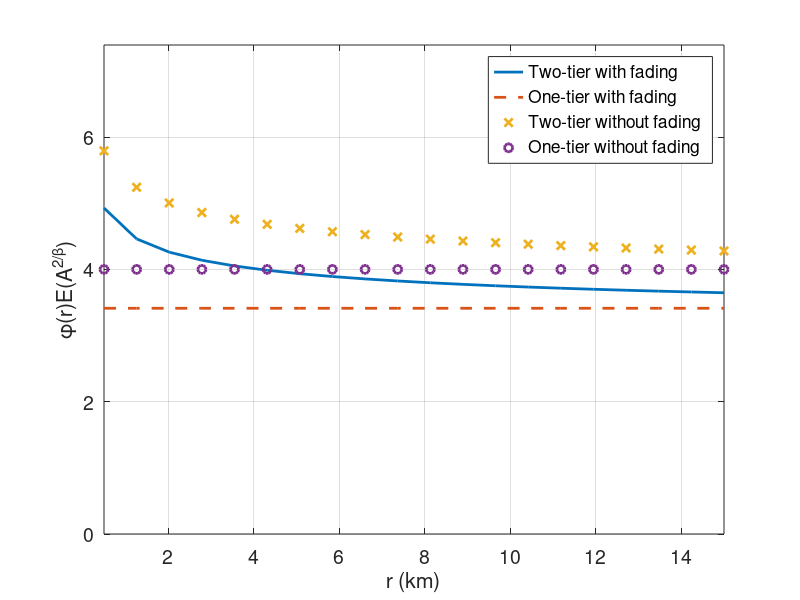

MATLAB code to generate this figure:
% Propagation process equivalence in networks
% Finds the equivalent networks (see [1]) and compares
% for a two-tier system Vs one-tier system cellular network
% Calculates A and beta values for COST231-Hata model
% Heights in metres, distances in kilometres
% Author: H.P. Keeler, Inria Paris/ENS, 2013
%

% [1] B. Błaszczyszyn and H. Keeler
% 'Equivalence and comparison of heterogeneous cellular networks',
% accepted at WDN-CN2013, 2013,
% http://arxiv.org/abs/1306.0772
%


%Propagation loss check for two-tier system Vs one-tier system
%Calculates A and beta values for COST231-Hata model
%heights in metres, distances in kilometres

clear all; clc;
close all;
lambda1=1.8; lambda2=2.2;%base station density for two-tier system

diskRadius=15;

sigmaDb1=5;  %fading log-normal std parameter franges from 6 to 12


%path-loss function parameters - calculate using COST231-Hata model
%inputs
hata_hb1=20;    hata_hb2=100; %antenna heights (m)
%hata_hb3=(hata_hb1+hata_hb2)/2;       %regular average of antenna heights (m)
hata_hb3=(hata_hb1*lambda1+hata_hb2*lambda2)/(lambda1+lambda2);      %spatial average of antenna heights (m)

hata_fc1=1800;  hata_fc2=hata_fc1; hata_fc3=hata_fc1;   %carrier frequency (MHz)
hata_hm1=1;    hata_hm2=hata_hm1;  %user height
hata_hm3=hata_hm1;
largecity=1;
%model parameter calculations
if (largecity==1)
    hata_ahm1=3.2*(log10(11.75*hata_hm1))^2-4.97;
    hata_ahm2=3.2*(log10(11.75*hata_hm2))^2-4.97;
    hata_ahm3=3.2*(log10(11.75*hata_hm3))^2-4.97;
    hata_C1=3;      hata_C2=hata_C1;          %3 for metropolitan areas
    hata_C3=hata_C1;
else
    hata_ahm1=(1.1*log10(hata_fc1)-0.7)*hata_hm1-(1.56*log10(hata_fc1) -0.8);
    hata_ahm2=(1.1*log10(hata_fc2)-0.7)*hata_hm2-(1.56*log10(hata_fc2) -0.8);
    hata_ahm3=(1.1*log10(hata_fc3)-0.7)*hata_hm3-(1.56*log10(hata_fc3) -0.8);
    hata_C1=0;      hata_C2=hata_C1; hata_C3=hata_C1;         %3 for metropolitan areas
    
end

hata_A1=46.3+33.9*log10(hata_fc1)-13.82*log10(hata_hb1)-hata_ahm1;
hata_A2=46.3+33.9*log10(hata_fc2)-13.82*log10(hata_hb2)-hata_ahm2;
hata_B1=44.9-6.55*log10(hata_hb1);
hata_B2=44.9-6.55*log10(hata_hb2);

hata_A3=46.3+33.9*log10(hata_fc3)-13.82*log10(hata_hb3)-hata_ahm3;
hata_B3=44.9-6.55*log10(hata_hb3);

betaConst1=hata_B1/10
A1=10^((hata_A1+hata_C1)/10)
betaConst2=hata_B2/10
A2=10^((hata_A2+hata_C2)/10)
betaConst3=hata_B3/10
A3=10^((hata_A3+hata_C3)/10)

betaPrime=betaConst3;
%betaConst1=3.1; betaConst2=3.8; %path-loss exponent
%A1=1;A2=3;A3=2;

%switch for random fading
fadingSwitch=1; %0 for constant fading; 1 for random fading
%choose distribution type %1 to 3 (0= no shadowing)
distType=1;
ES1=1; ES2=1;
switch(distType)
    case 0 %no shadowing -dist 0
        ESTwoBeta1=1;
        ESTwoBeta2=1;
    case 1  %log normal parameters - dist 1
        %v1=1/10;                
        %sigma1=sqrt(log(v1/ES1^2+1));        
        sigma1=sigmaDb1/10*log(10);        
        v1=ES1^2*(exp(sigma1^2)-1);        
        mu1=log(ES1^2/sqrt(v1+ES1^2));        
        sigmaDb1=sigma1*10/log(10);
        v2=v1; mu2=mu1;sigma2=sigma1;        
        
        ESTwoBeta1=exp(2*(sigma1^2+betaConst1*mu1)/betaConst1^2); %log-normal
        ESTwoBeta2=exp(2*(sigma2^2+betaConst2*mu2)/betaConst2^2); %log-normal
    case 2 %weibull paramter - dist 2
        kW1=1;        kW2=1; %kw=1 corresponds to exponential
        lambdaW1=ES1/gamma(1/kW1+1); lambdaW2=ES2/gamma(1/kW2+1);
        ESTwoBeta1=lambdaW1^(2/betaConst1)*gamma((2/betaConst1)/kW1+1); %Weibull
        ESTwoBeta2=lambdaW2^(2/betaConst1)*gamma((2/betaConst2)/kW2+1); %Weibull
    case 3 %Nakagami paramters - dist 3
        omega1=3; omega2=3;
        mN1=5; mN2=5;
        ESTwoBeta1=gamma((1/betaConst1)+mN1)/gamma(mN1)*(omega1/mN1)^(1/betaConst1); %Nakagami
        ESTwoBeta2=gamma((1/betaConst2)+mN2)/gamma(mN2)*(omega2/mN2)^(1/betaConst2); %Nakagami
end

%model constant - incorporates model parameters
a1=lambda1*pi*ESTwoBeta1/A1^(2/betaConst1);
a2=lambda2*pi*ESTwoBeta2/A2^(2/betaConst2);

a1NoFade=a1/ESTwoBeta1;
a2NoFade=a2/ESTwoBeta2;

%calculate phi
%single tier - distinct betas and A
rmin=.5; rmax=15;
rValues=linspace(rmin,rmax,20);
phi2tier=(a1*rValues.^(2*betaPrime/betaConst1-2)*(betaPrime/betaConst1) ...
    +a2*rValues.^(2*betaPrime/betaConst2-2)*(betaPrime/betaConst2))/pi;
phi2tier_rescaled=phi2tier*A3^(2/betaConst3);

phi2tierNoFade=(a1NoFade*rValues.^(2*betaPrime/betaConst1-2)*(betaPrime/betaConst1) ...
    +a2NoFade*rValues.^(2*betaPrime/betaConst2-2)*(betaPrime/betaConst2))/pi;
phi2tier_rescaledNoFade=phi2tierNoFade*A3^(2/betaConst3);


%single tier - equal beta and A
A1=A3; A2=A3;
betaConst1=betaConst3;
betaConst2=betaConst3;
%betaPrime=(betaConst1+betaConst2)/2; %average of two %other besta Values
a1=lambda1*pi*ESTwoBeta1/A1^(2/betaConst1);
a2=lambda2*pi*ESTwoBeta2/A2^(2/betaConst2);
a1NoFade=a1/ESTwoBeta1;
a2NoFade=a2/ESTwoBeta2;

phi1tier=(a1*rValues.^(2*betaPrime/betaConst1-2)*(betaPrime/betaConst1) ...
    +a2*rValues.^(2*betaPrime/betaConst2-2)*(betaPrime/betaConst2))/pi;
phi1tier_rescaled=phi1tier*A1^(2/betaConst1);

phi1tierNoFade=(a1NoFade*rValues.^(2*betaPrime/betaConst1-2)*(betaPrime/betaConst1) ...
    +a2NoFade*rValues.^(2*betaPrime/betaConst2-2)*(betaPrime/betaConst2))/pi;
phi1tier_rescaledNoFade=phi1tierNoFade*A1^(2/betaConst1);


%plotting
figure;
set(gcf,'DefaultLineLineWidth',2);
plot(rValues,phi2tier_rescaled,rValues,phi1tier_rescaled,'--',...
    rValues,phi2tier_rescaledNoFade,'x',rValues,phi1tier_rescaledNoFade,'o');
xlabel('r (km)','fontsize',16); ylabel('\phi(r)E(A^{2/\beta})','fontsize',16); grid;
legend('Two-tier with fading','One-tier with fading','Two-tier without fading','One-tier without fading');
ymax=max(max(phi1tier_rescaled,phi2tier_rescaled));
axis([rmin rmax 0 1.5*ymax]);
set(gca, 'FontSize', 14);

